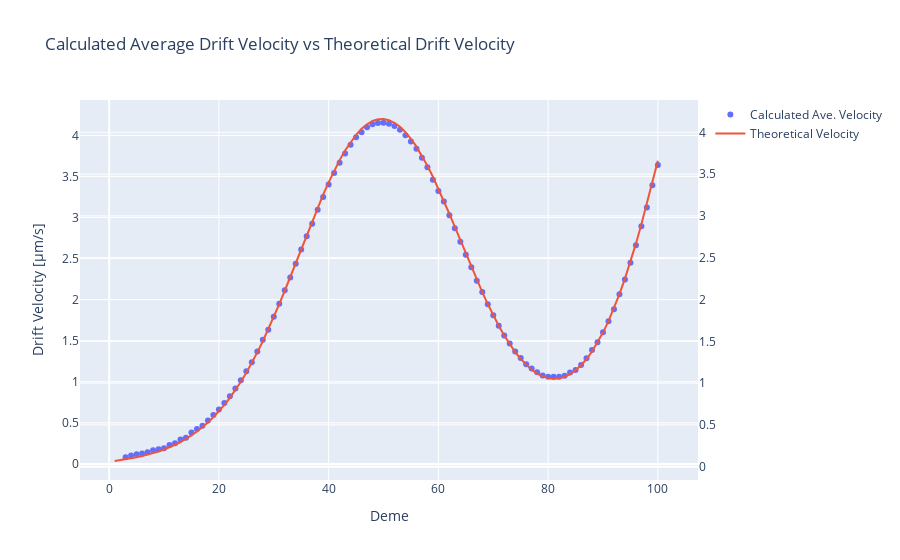

This figure's notebook cell:
### Markdown cell above
Using the Taoylor Series, sinh(x) = x + x^3/3! + ...
So the approximation can be made where sinh(x) ~ x, because Alpha*Time_ROC is so small.

![image.png](attachment:image.png)

In the constant τ can now be determined:

![image-2.png](attachment:image-2.png)

### Code cell
# Create a plot of the theoretical velocity vs average of the calculated velocity.

x_values = curve_fit_df['Position']

# create traces
trace0 = go.Scatter(
    x = x_values,
    y = curve_fit_df['Calc_Velocity'],
    mode = 'markers',
    name = 'Calculated Ave. Velocity'
)
trace1 = go.Scatter(
    x = x_values,
    y = curve_fit_df['Theory_Vel'],
    mode='lines',
    name='Theoretical Velocity',
    yaxis='y2'
)

# create the data
data = [trace0, trace1]  # assign traces to data

# create the layout
layout = go.Layout(
    title = 'Calculated Average Drift Velocity vs Theoretical Drift Velocity',
    yaxis = dict(title = 'Drift Velocity [µm/s]'),
    yaxis2 = dict(
        overlaying = 'y',
        side = 'right'
        ),
    xaxis=dict(title='Deme')
)

# crate the fig
fig = go.Figure(data=data,layout=layout)
fig.show()

### Figure 1 — Plotly figure (JSON) as saved in the notebook; plotly's stock layout.template omitted (floating-point values rounded to 4 significant figures)
{"data": [{"mode": "markers", "name": "Calculated Ave. Velocity", "type": "scatter", "x": [1, 2, 3, 4, 5, 6, 7, 8, 9, 10, 11, 12, 13, 14, 15, 16, 17, 18, 19, 20, 21, 22, 23, 24, 25, 26, 27, 28, 29, 30, 31, 32, 33, 34, 35, 36, 37, 38, 39, 40, 41, 42, 43, 44, 45, 46, 47, 48, 49, 50, 51, 52, 53, 54, 55, 56, 57, 58, 59, 60, 61, 62, 63, 64, 65, 66, 67, 68, 69, 70, 71, 72, 73, 74, 75, 76, 77, 78, 79, 80, 81, 82, 83, 84, 85, 86, 87, 88, 89, 90, 91, 92, 93, 94, 95, 96, 97, 98, 99, 100, 101], "y": [null, null, 0.08125, 0.1038, 0.1176, 0.1276, 0.1433, 0.1673, 0.1787, 0.1909, 0.2318, 0.2529, 0.2971, 0.32, 0.3841, 0.4258, 0.4652, 0.5286, 0.596, 0.664, 0.7417, 0.825, 0.9177, 1.019, 1.128, 1.238, 1.369, 1.511, 1.633, 1.79, 1.95, 2.113, 2.27, 2.436, 2.611, 2.771, 2.925, 3.095, 3.25, 3.402, 3.542, 3.668, 3.778, 3.885, 3.977, 4.038, 4.099, 4.134, 4.151, 4.153, 4.14, 4.113, 4.067, 4.001, 3.925, 3.836, 3.727, 3.612, 3.46, 3.322, 3.194, 3.028, 2.87, 2.706, 2.546, 2.395, 2.23, 2.093, 1.945, 1.809, 1.681, 1.564, 1.466, 1.369, 1.288, 1.212, 1.16, 1.115, 1.075, 1.061, 1.062, 1.06, 1.073, 1.112, 1.144, 1.204, 1.286, 1.386, 1.482, 1.604, 1.737, 1.882, 2.066, 2.246, 2.451, 2.662, 2.894, 3.123, 3.393, 3.64, null]}, {"mode": "lines", "name": "Theoretical Velocity", "type": "scatter", "x": [1, 2, 3, 4, 5, 6, 7, 8, 9, 10, 11, 12, 13, 14, 15, 16, 17, 18, 19, 20, 21, 22, 23, 24, 25, 26, 27, 28, 29, 30, 31, 32, 33, 34, 35, 36, 37, 38, 39, 40, 41, 42, 43, 44, 45, 46, 47, 48, 49, 50, 51, 52, 53, 54, 55, 56, 57, 58, 59, 60, 61, 62, 63, 64, 65, 66, 67, 68, 69, 70, 71, 72, 73, 74, 75, 76, 77, 78, 79, 80, 81, 82, 83, 84, 85, 86, 87, 88, 89, 90, 91, 92, 93, 94, 95, 96, 97, 98, 99, 100, 101], "y": [0.06826, 0.07726, 0.08744, 0.09893, 0.1119, 0.1265, 0.143, 0.1616, 0.1825, 0.2061, 0.2325, 0.2622, 0.2954, 0.3326, 0.3742, 0.4205, 0.472, 0.5292, 0.5926, 0.6625, 0.7395, 0.8239, 0.9161, 1.016, 1.125, 1.242, 1.367, 1.501, 1.642, 1.79, 1.945, 2.105, 2.269, 2.436, 2.604, 2.772, 2.937, 3.099, 3.254, 3.402, 3.54, 3.668, 3.783, 3.884, 3.971, 4.042, 4.097, 4.135, 4.156, 4.16, 4.146, 4.115, 4.067, 4.003, 3.923, 3.829, 3.721, 3.6, 3.469, 3.328, 3.18, 3.026, 2.868, 2.709, 2.549, 2.391, 2.237, 2.088, 1.946, 1.811, 1.686, 1.57, 1.465, 1.371, 1.289, 1.218, 1.16, 1.114, 1.08, 1.06, 1.052, 1.057, 1.075, 1.107, 1.153, 1.213, 1.288, 1.378, 1.483, 1.604, 1.741, 1.894, 2.064, 2.25, 2.452, 2.668, 2.899, 3.143, 3.397, 3.66, null], "yaxis": "y2"}], "layout": {"title": {"text": "Calculated Average Drift Velocity vs Theoretical Drift Velocity"}, "xaxis": {"title": {"text": "Deme"}}, "yaxis": {"title": {"text": "Drift Velocity [µm/s]"}}, "yaxis2": {"overlaying": "y", "side": "right"}}}
